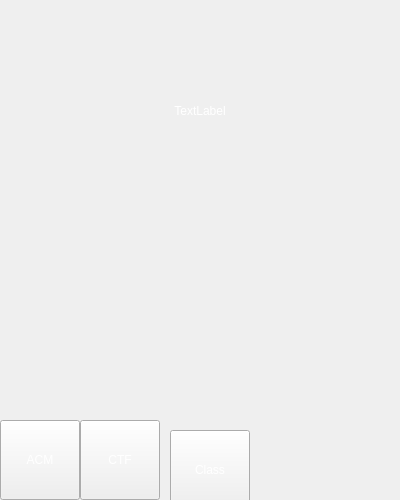
<?xml version="1.0" encoding="UTF-8"?>
<ui version="4.0">
 <class>AssistantClass</class>
 <widget class="QMainWindow" name="AssistantClass">
  <property name="geometry">
   <rect>
    <x>0</x>
    <y>0</y>
    <width>400</width>
    <height>500</height>
   </rect>
  </property>
  <property name="windowTitle">
   <string>Assistant</string>
  </property>
  <property name="styleSheet">
   <string notr="true">border-image:url(:/assistant/Resources/image/astronomy-clouds-dark-evening.jpg)</string>
  </property>
  <widget class="QWidget" name="centralWidget">
   <widget class="QPushButton" name="btn_ACM">
    <property name="geometry">
     <rect>
      <x>0</x>
      <y>420</y>
      <width>80</width>
      <height>80</height>
     </rect>
    </property>
    <property name="styleSheet">
     <string notr="true">border-image:url(:/assistant/Resources/image/planet.png);
color:rgb(255, 255, 255);
font: 75 14pt &quot;Consolas&quot;;</string>
    </property>
    <property name="text">
     <string>ACM</string>
    </property>
   </widget>
   <widget class="QPushButton" name="btn_CTF">
    <property name="geometry">
     <rect>
      <x>80</x>
      <y>420</y>
      <width>80</width>
      <height>80</height>
     </rect>
    </property>
    <property name="styleSheet">
     <string notr="true">border-image:url(:/assistant/Resources/image/planet.png);
color:rgb(255, 255, 255);
font: 75 14pt &quot;Consolas&quot;;</string>
    </property>
    <property name="text">
     <string>CTF</string>
    </property>
   </widget>
   <widget class="QPushButton" name="btn_Class">
    <property name="geometry">
     <rect>
      <x>170</x>
      <y>430</y>
      <width>80</width>
      <height>80</height>
     </rect>
    </property>
    <property name="styleSheet">
     <string notr="true">border-image:url(:/assistant/Resources/image/planet.png);
color:rgb(255, 255, 255);
font: 75 14pt &quot;Consolas&quot;;</string>
    </property>
    <property name="text">
     <string>Class</string>
    </property>
   </widget>
   <widget class="QLabel" name="current_time">
    <property name="geometry">
     <rect>
      <x>75</x>
      <y>50</y>
      <width>250</width>
      <height>121</height>
     </rect>
    </property>
    <property name="styleSheet">
     <string notr="true">border-image:url();
color:rgb(255, 255, 255);
font: 20pt &quot;Times New Roman&quot;;
</string>
    </property>
    <property name="text">
     <string>TextLabel</string>
    </property>
    <property name="alignment">
     <set>Qt::AlignCenter</set>
    </property>
   </widget>
  </widget>
 </widget>
 <layoutdefault spacing="6" margin="11"/>
 <resources>
  <include location="assistant.qrc"/>
 </resources>
 <connections/>
</ui>
